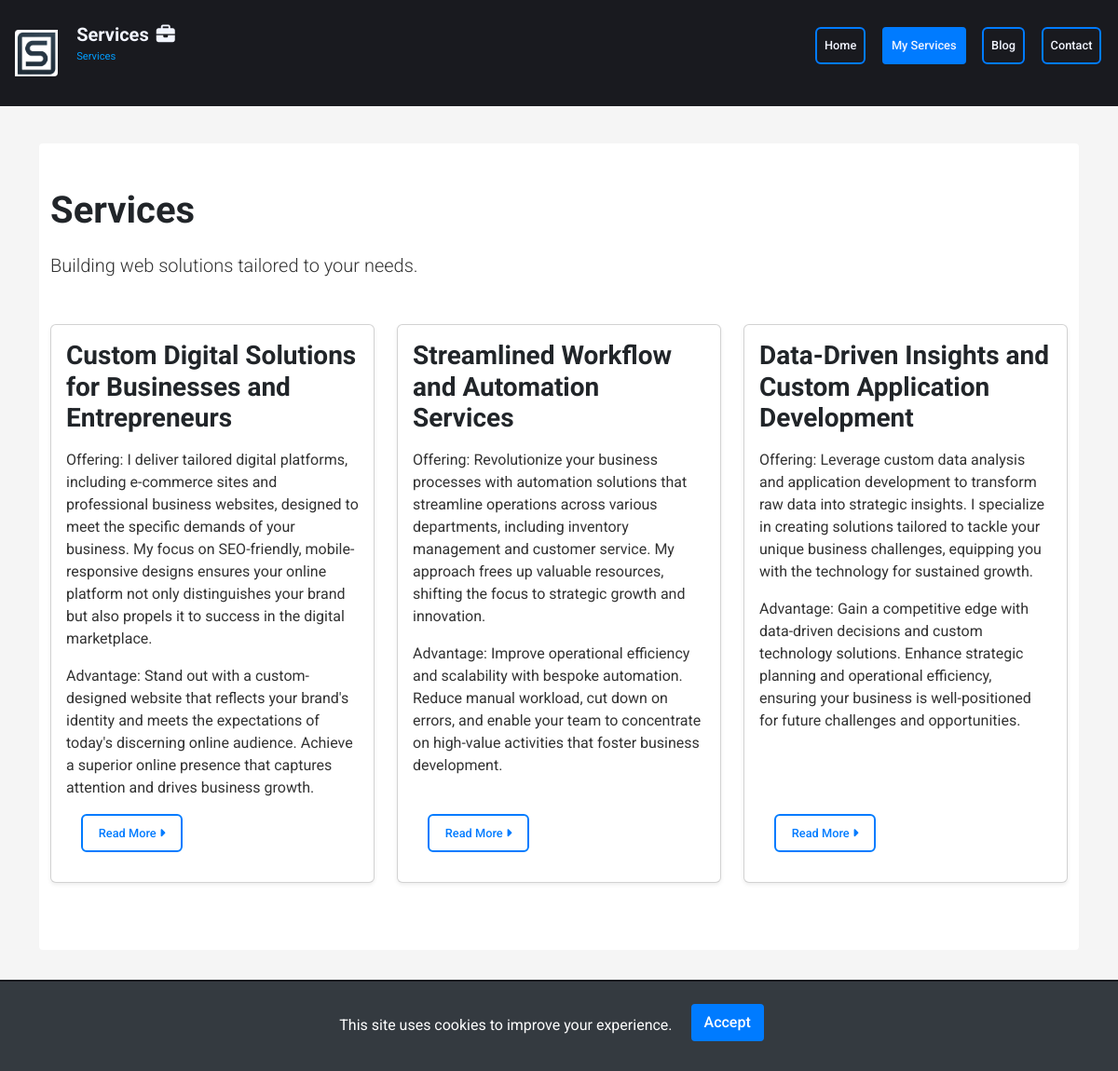
The app's page /services/services/ with its own data.
### services/models.py (models this page shows, shortened)
class Service(models.Model):
    title = models.CharField(max_length=200)
    short_description = models.TextField(default='No short description provided.')
    description = models.TextField()
    home_description = models.TextField(default='Brief overview for home page.', help_text='A concise description for the home page.')
    link = models.URLField(max_length=200, blank=True, null=True)

### services/views.py (the view)
# urls.py: path('services/', services_view, name='services'),
def services_view(request):
    services = Service.objects.all()
    return render(request, 'services/services.html', {'services': services})

### services/templates/services/services.html (shortened to what this page needs)
{% extends 'base.html' %}
{% block content %}
<section class="services-section py-5 bg-light">
    <div class="container">
        <header class="section-header mb-5">
            <h1 class="section-title">Services</h1>
            <p class="lead">Building web solutions tailored to your needs.</p>
        </header>
        <div class="row">
            {% for service in services %}
                <div class="col-md-4 d-flex align-items-stretch">
                    <article class="card mb-4 shadow-sm">
                        <div class="card-body d-flex flex-column">
                            <h3 class="service-title card-title mb-3">{{ service.title }}</h3>
                            <div class="service-short-description card-text">
                                {{ service.short_description|linebreaks }}
                            </div>
                            <a href="{% url 'service_detail' service.pk %}" class="btn btn-outline-primary mt-auto align-self-start">
                                Read More <span class="sr-only">about {{ service.title }}</span>
                                <i class="fa-solid fa-caret-right" aria-hidden="true"></i>
                            </a>
                        </div>
                    </article>
                </div>
            {% empty %}
                <div class="col-12">
                    <p class="text-center">I'm currently updating my services to bring you the latest and greatest. Check back soon!</p>
                </div>
            {% endfor %}
        </div>
    </div>
</section>
{% endblock %}

### static/css/base.css (style rules this page uses)
* { margin: 0; padding: 0; box-sizing: border-box; }
body { font-family: 'Roboto', Arial, sans-serif; font-size: 1rem; line-height: 1.6; color: #333; background-color: #f5f5f5; }
h1, h2, h3, h4, h5, h6 { margin-top: 0; margin-bottom: 0.5em; color: #212529; font-weight: 700; }
h1 { font-size: 2.5rem; }
h3 { font-size: 1.75rem; }
p { margin-bottom: 1rem; font-size: 1rem; line-height: 1.5; color: #333; }
a { color: #007bff; text-decoration: none; transition: color 0.3s ease; }
.mb-3 { margin-bottom: 1rem; }
.mb-4 { margin-bottom: 1.5rem; }
.mb-5 { margin-bottom: 3rem; }

### static/css/components.css (style rules this page uses)
.btn { background-color: #343a40; color: #ffffff; border: 2px solid transparent; padding: 0.55rem 1.05rem; font-size: 0.8rem; border-radius: 0.375rem; transition: all 0.3s ease; cursor: pointer; font-weight: 500; margin: 1rem; }
.btn-outline-primary { color: #007bff; background-color: transparent; border-color: #007bff; }
.card-title { margin-bottom: 0.5rem; }
.card-text { flex-grow: 1; }

### static/css/layout.css (style rules this page uses)
.hero-section, .latest-news-section, .about-section, .services-section, .blog-section, .hero-introduction-section { background-color: #fff !important; padding: 2rem 0; margin-bottom: 2rem; border-radius: 0.25rem; }

### records on screen
Service: title "Custom Digital Solutions for Businesses and Entrepreneurs", short_description "Offering: I deliver tailored digital platforms, including e-commerce sites and professional business websites, designed to meet the specific demands of your business. My focus on SEO-friendly, mobile-responsive designs ensures your online platform not only distinguishes your brand but also propels it to success in the digital marketplace. Advantage: Stand out with a custom-designed website that reflects your brand's identity and meets the expectations of today's discerning online audience. Achieve a superior online presence that captures attention and drives business growth."
Service: title "Streamlined Workflow and Automation Services", short_description "Offering: Revolutionize your business processes with automation solutions that streamline operations across various departments, including inventory management and customer service. My approach frees up valuable resources, shifting the focus to strategic growth and innovation. Advantage: Improve operational efficiency and scalability with bespoke automation. Reduce manual workload, cut down on errors, and enable your team to concentrate on high-value activities that foster business development."
Service: title "Data-Driven Insights and Custom Application Development", short_description "Offering: Leverage custom data analysis and application development to transform raw data into strategic insights. I specialize in creating solutions tailored to tackle your unique business challenges, equipping you with the technology for sustained growth. Advantage: Gain a competitive edge with data-driven decisions and custom technology solutions. Enhance strategic planning and operational efficiency, ensuring your business is well-positioned for future challenges and opportunities."
